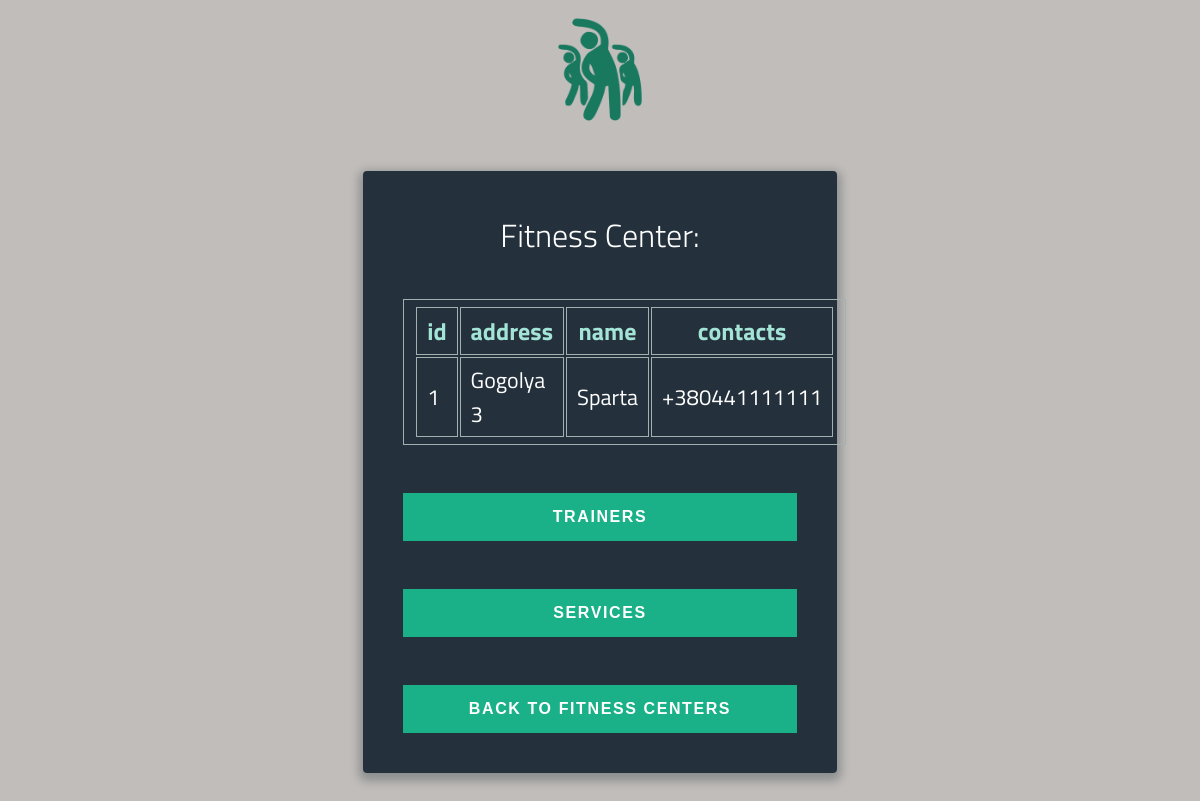
Screenshot of /fitness_center/1 with the database file from the repository.
### db_model.py (models this page shows)
class FitnessCenter(Base):
    __tablename__ = 'fitness_center'
    id = Column(Integer, primary_key=True, unique=True, autoincrement=True)
    address = Column(String(50), unique=True, nullable=False)
    name = Column(String(50), nullable=False)
    contacts = Column(String(20), nullable=False)

### app.py (the view)
@app.get('/fitness_center/<int:fc_id>')
def fitness_center(fc_id):
    db = Db()
    columns = (db_model.FitnessCenter.id, db_model.FitnessCenter.address,
               db_model.FitnessCenter.name, db_model.FitnessCenter.contacts)
    data = db.session.query(*columns).filter_by(id=fc_id).first()
    return render_template('fitness_center.html', result=convert_db_query_data(data), fc_id=fc_id)

### app.py (called while the page is built)
def convert_db_query_data(query_data):
    if query_data is None:
        return {}
    elif type(query_data) is list:
        return [el._asdict() for el in query_data]
    return query_data._asdict()

### db_orm.py (called while the page is built)
    def _init_db(self):
        Base.query = self.session.query_property()
        Base.metadata.create_all(bind=self.engine)

### templates/fitness_center.html (shortened to what this page needs)
{% extends "base.html" %}
{% block content %}
<div id="data">
          <h1>Fitness Center:</h1>
          {% if result %}
          <table>
              <tr>
              {% for key in result.keys() %}
              <th> {{ key }} </th>
              {% endfor %}
              </tr>
              <tr>
              {% for value in result.values() %}
              <td> {{ value }} </td>
              {% endfor %}
              </tr>
         </table>
        {% endif %}
        </div>
<br/><br/>
<div align="right">
  <a href="/fitness_center/{{ fc_id }}/trainer">
  <button class="button button-block">Trainers</button>
  </a>
</div>
<br/><br/>
<div align="right">
  <a href="/fitness_center/{{ fc_id }}/services">
  <button class="button button-block">Services</button>
  </a>
</div>
<br/><br/>
<div>
  <a href="/fitness_center">
  <button class="button button-block">Back to Fitness Centers</button>
  </a>
</div>
{% endblock %}

### rows the page displays
FitnessCenter: address "Gogolya 3", name "Sparta", contacts "+380441111111"

### other values shown
{{ key }} "id" "address" "name" "contacts"
{{ value }} "1"
